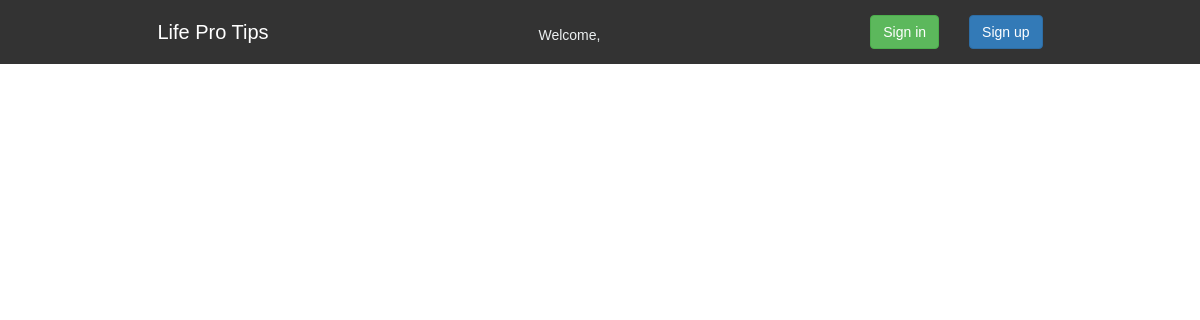
Page /ex/ on the earlier database version.
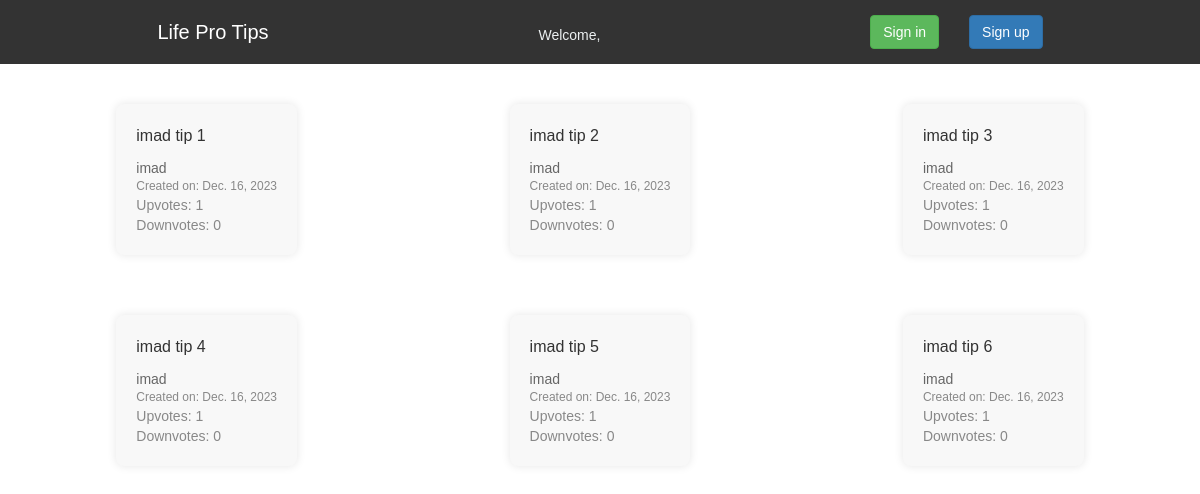
Same page on the later database version.
### ex/models.py (models this page shows)
class Tip(models.Model):
    content = models.TextField()
    author = models.CharField(max_length=64)
    date = models.DateField(auto_now=True)
    upvote = models.ManyToManyField(CustomUser, related_name='upvote')
    downvote = models.ManyToManyField(CustomUser, related_name='downvote')
    class Meta:
        permissions = (("downvote_tip", "can downvote a tip"),)

### ex/views.py (the view, shortened to what this page needs)
# urls.py: 2. Add a URL to urlpatterns:  path('', Home.as_view(), name='home')
class Home(View):
    def get(self, request, *args, **kwargs):
        name = getattr(settings, 'DEFAULT_NAMES')[random.randint(0, 9)]
        nb_points = 0
        tips_form = TipsForm()
        all_tips = [TipInfo(tip.id, tip.content, tip.author, tip.date, tip.upvote.all().count(), tip.downvote.all().count())
                    for tip in Tip.objects.all()]
        if (request.session.get("_auth_user_id")):
            name = request.user
            try:
                nb_points = CustomUser.objects.get(username=name).nb_points
            except CustomUser.DoesNotExist:
                nb_points = 0
        return render(request, 'home.html', {"tips_form": tips_form,
                                                "name": name,
                                                'nb_points': nb_points,
                                                'is_active': request.session.get("_auth_user_id"),
                                                'all_tips' : all_tips})

### ex/templates/home.html (shortened to what this page needs)
{% load bootstrap3 %}
{% bootstrap_css %}
<!DOCTYPE html>
<html lang="en">
<head>
</head>
<body>
    {% include 'navbar.html' %}
    <div class="tips">
        {% for tip in all_tips %}
            <div class="tip-container">
                <div class="tip-content">
                    {{ tip.content }}
                </div>
                <div class="tip-author">
                    {{ tip.author }}
                </div>
                <div class="tip-date">
                    Created on: {{ tip.date }}
                </div>
                <div class="vote-count">Upvotes: {{ tip.upvotes }}</div>
                <div class="vote-count">Downvotes: {{ tip.downvotes }}</div>
            </div>
        {% endfor %}
    </div>
</body>
</html>

### ex/templates/navbar.html (shortened to what this page needs)
{% load bootstrap3 %}
{% bootstrap_css %}
<!DOCTYPE html>
<html lang="en">
<head>
</head>
<body>
    <nav>
        {% url 'home_view' as home_url %}
        <a href="{{home_url}}">
            <span>Life Pro Tips</span>
        </a>
        {% if is_active %}
            <p>Welcome, <span>{{ name }}</span></p>
            <form method="POST">
                {% csrf_token %}
                {% buttons %}
                    <button class="btn btn-primary" type="submit" name="action" value="logout">
                        Log out
                    </button>
                {% endbuttons %}
            </form>
        {% else %}
            <p>Welcome, </p>
            <div class="btns">
                {% url 'login_view' as login_url %}
                {% url 'registration_view' as registration_url %}
                {% buttons %}
                    <a href="{{ login_url }}">
                        <button class="btn btn-success">
                            Sign in
                        </button>
                    </a>
                {% endbuttons %}
                {% buttons %}
                    <a href="{{ registration_url }}">
                        <button class="btn btn-primary">
                            Sign up
                        </button>
                    </a>
                {% endbuttons %}
            </div>
        {% endif %}
    </nav>
</body>
</html>

### ex/templates/home.html (style rules this page uses)
body { margin: 0; font-family: 'Arial', sans-serif; }
nav { background-color: #3498db; padding: 15px; text-align: center; }
nav p { margin: 5px 0 0 0; color: #ecf0f1; }
.tips { display: grid; grid-template-columns: repeat(auto-fit, minmax(350px, 1fr)); gap: 20px; justify-content: center; padding: 20px; }
.tip-container { max-width: 600px; margin: 20px auto; background-color: #f8f8f8; border-radius: 8px; padding: 20px; box-shadow: 0 0 10px rgba(0, 0, 0, 0.1); }
.tip-content { font-size: 16px; line-height: 1.5; margin-bottom: 10px; }
.tip-author { font-size: 14px; color: #666; }
.tip-date { font-size: 12px; color: #888; }
.vote-count { margin-left: 0px; font-size: 14px; color: #888; }

### ex/templates/navbar.html (style rules this page uses)
body { font-family: 'Arial', sans-serif; margin: 0; padding: 0; box-sizing: border-box; }
nav { background-color: #333; color: white; padding: 15px; text-align: center; display: flex; justify-content: space-around; align-items: center; }
span { font-size: 20px; }
a, a:hover { text-decoration: none; color: white; margin: 0 15px; }
.btns { display: flex; align-items: center; }

Differences in the rows shown:
added Tip: content "imad tip 1", author "imad", date "Dec. 16, 2023"
added Tip: content "imad tip 2", author "imad", date "Dec. 16, 2023"
added Tip: content "imad tip 3", author "imad", date "Dec. 16, 2023"
added Tip: content "imad tip 4", author "imad", date "Dec. 16, 2023"
added Tip: content "imad tip 5", author "imad", date "Dec. 16, 2023"
added Tip: content "imad tip 6", author "imad", date "Dec. 16, 2023"
Other differences:
new list line: "Created on: Upvotes: 1 Downvotes: 0"
